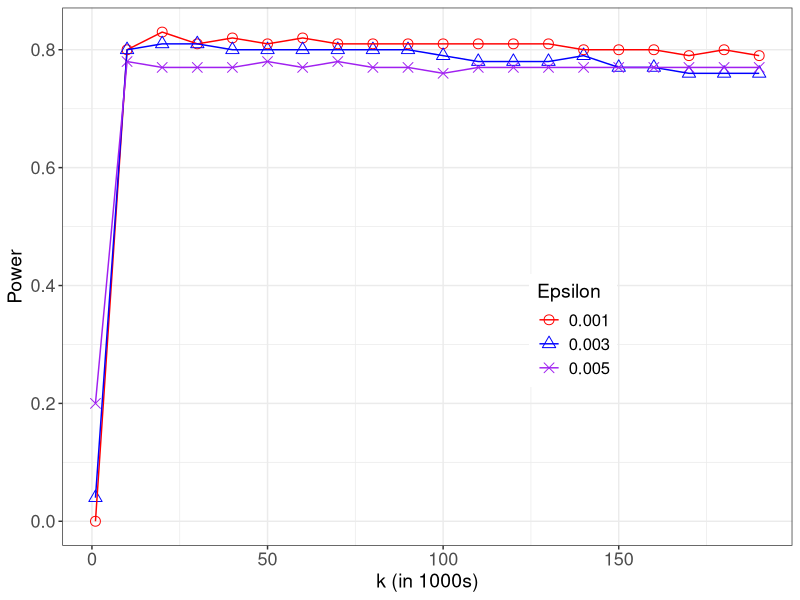

Source code (R): (Note: this script raises an error after producing the figure.)
rm(list=ls())
library(ggplot2)
library(tidyverse)
library(lmerTest)

# k
df <- read.csv("df_power_total.csv")
df[,1:6] <- df[,1:6]/100
df <- subset(df, K!='200000')
dfeg <- subset(df, Metric=="efficiency.gap")
out <- dfeg[,c(1,7,8,10,11,12)]
names(out)[1] <- "Power"
out$Epsilon <- as.factor(out$Epsilon)


ggplot(out, aes(x=K, y=Power, group=Epsilon, shape=Epsilon, col=Epsilon)) +
  geom_point(size=3) + 
  geom_line() + 
  theme_bw() + 
  scale_color_manual(values=c("red", "blue", "purple")) +
  scale_shape_manual(values=c(1, 2, 4)) +
  theme(axis.title=element_text(size=14),
        axis.text=element_text(size=13), 
        legend.title=element_text(size=14),
        legend.text=element_text(size=12)) + 
  theme(legend.position = c(0.7, 0.4)) + 
  xlab('k (in 1000s)') +
  scale_x_continuous(breaks=c(0, 50000, 100000,150000), labels=c(0, 50,100,150))

ggsave('plots/power_analysis/Power_EpsK.pdf', width=6, height=4, dpi=300)


mod <- lm(Power ~ Epsilon*K, data=out)
summary(mod)
#no interactions between epsilon and K

# epsilon
df <- read.csv("df_power_total.csv")
df[,1:6] <- df[,1:6]/100
df <- subset(df, K=='200000')
df <- subset(df, PRES=="12")
dfeg <- subset(df, Metric=="efficiency.gap")
dfmm <- subset(df, Metric=="mean.median")
dfpb <- subset(df, Metric=="partisan.bias")
dfpg <- subset(df, Metric=="partisan.gini")
dfss <- subset(df, Metric=="safe.seats")


out <- cbind.data.frame(Power=c(dfeg$efficiency.gap, dfmm$mean.median, dfpb$partisan.bias, dfpg$partisan.gini, dfss$safe.seats),
                        Metric=c(dfeg$Metric, dfmm$Metric, dfpb$Metric, dfpg$Metric, dfss$Metric),
                        Epsilon=c(dfeg$Epsilon, dfmm$Epsilon, dfpb$Epsilon, dfpg$Epsilon, dfss$Epsilon),
                        Year=as.factor(c(dfeg$PRES, dfmm$PRES, dfpb$PRES, dfpg$PRES, dfss$PRES)),
                        index=as.factor(c(dfeg$Index, dfmm$Index, dfpb$Index, dfpg$Index, dfss$Index)),
                        Party=c(dfeg$Party, dfmm$Party, dfpb$Party, dfpg$Party, dfss$Party))

df <- read.csv("df_power_total.csv")
df[,1:6] <- df[,1:6]/100
df <- subset(df, K=='200000')
dfeg <- subset(df, Metric=="efficiency.gap")
dfmm <- subset(df, Metric=="mean.median")
dfpb <- subset(df, Metric=="partisan.bias")
dfpg <- subset(df, Metric=="partisan.gini")
dfss <- subset(df, Metric=="safe.seats")


out <- cbind.data.frame(Power=c(dfeg$efficiency.gap, dfmm$mean.median, dfpb$partisan.bias, dfpg$partisan.gini, dfss$safe.seats),
                        Metric=c(dfeg$Metric, dfmm$Metric, dfpb$Metric, dfpg$Metric, dfss$Metric),
                        Epsilon=c(dfeg$Epsilon, dfmm$Epsilon, dfpb$Epsilon, dfpg$Epsilon, dfss$Epsilon),
                        Year=as.factor(c(dfeg$PRES, dfmm$PRES, dfpb$PRES, dfpg$PRES, dfss$PRES)),
                        index=as.factor(c(dfeg$Index, dfmm$Index, dfpb$Index, dfpg$Index, dfss$Index)),
                        Party=c(dfeg$Party, dfmm$Party, dfpb$Party, dfpg$Party, dfss$Party))


data_means <- out[,c(1:3,4,6)] %>%
  group_by(Epsilon) %>%
  summarize(Mean_Power = mean(Power))

out$Epsilon <- as.factor(out$Epsilon)
mod <- lmer(Power ~ Epsilon+(1|index), data=out)
summary(mod)

difflsmeans(mod, test.effs = "Epsilon", ddf="Kenward-Roger")

plot(difflsmeans(mod, test.effs="TVset"), cex.lab = 2)
ggsave('plots/power_analysis/HSDPlot.pdf', width=7, height=4, dpi=300)


# looking at metric, party, year

df <- read.csv("df_power_total.csv")
df[,1:6] <- df[,1:6]/100
df <- subset(df, K=='200000')
df <- subset(df, Epsilon=='0.001')
dfeg <- subset(df, Metric=="efficiency.gap")
dfmm <- subset(df, Metric=="mean.median")
dfpb <- subset(df, Metric=="partisan.bias")
dfpg <- subset(df, Metric=="partisan.gini")
dfss <- subset(df, Metric=="safe.seats")


out <- cbind.data.frame(Power=c(dfeg$efficiency.gap, dfmm$mean.median, dfpb$partisan.bias, dfpg$partisan.gini, dfss$safe.seats),
                        Metric=c(dfeg$Metric, dfmm$Metric, dfpb$Metric, dfpg$Metric, dfss$Metric),
                        Epsilon=c(dfeg$Epsilon, dfmm$Epsilon, dfpb$Epsilon, dfpg$Epsilon, dfss$Epsilon),
                        Year=as.factor(c(dfeg$PRES, dfmm$PRES, dfpb$PRES, dfpg$PRES, dfss$PRES)),
                        index=as.factor(c(dfeg$Index, dfmm$Index, dfpb$Index, dfpg$Index, dfss$Index)),
                        Party=c(dfeg$Party, dfmm$Party, dfpb$Party, dfpg$Party, dfss$Party))

map = data.frame(Metric=c("efficiency.gap", "mean.median","partisan.bias","partisan.gini",'safe.seats'), Metric_=c("Efficiency gap", "Mean median", "Partisan bias",'Partisan gini','Safe seats'))
out <- merge(out,map,by='Metric')
out$Metric <- out$Metric_
out$Metric_ <- NULL
print(out)

# Interaction plot

data_means <- out[,c(1:3,4,6)] %>%
  group_by(Metric, Party, Year, Epsilon) %>%
  summarize(Mean_Power = mean(Power))

data_means$Year <- as.numeric(as.character(data_means$Year))

ggplot(data_means, aes(x=Year, y=Mean_Power, col=Metric)) + geom_point(size=3) +
  facet_wrap(.~Party) +
  geom_line() +
  theme_bw() +
  scale_x_continuous(breaks=c(12, 16)) +
  ylab('Mean Power') + 
  theme(axis.text = element_text(size=12), 
        axis.title=element_text(size=14),
        strip.text.x = element_text(size=13),
        legend.title=element_text(size=13),
        legend.text=element_text(size=12)) 

ggsave('plots/power_analysis/InteractionPlots.pdf', width=7, height=4, dpi=300)


# Bias metrics

ggplot(out, aes(x=Metric, y=Power, fill=Metric)) + 
  geom_boxplot() +
  theme_bw() +
  scale_color_manual(values=c("red", "purple", "blue", "darkgreen", "orange"))  + 
  theme(axis.text = element_text(size=10), 
        axis.text.y = element_text(size=12), 
        axis.title=element_text(size=16),
        strip.text.x = element_text(size=20),
        legend.title=element_text(size=14),
        legend.text=element_text(size=12)) 

ggsave('plots/power_analysis/PowerMetrics.pdf', width=7, height=4, dpi=300)
